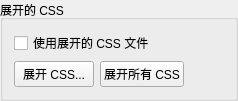
          <widget class="QGroupBox" name="groupBoxGeneratedCSS">
           <property name="title">
            <string>展开的 CSS</string>
           </property>
           <layout class="QVBoxLayout" name="verticalLayout_GeneratedCSS">
            <item>
             <widget class="QCheckBox" name="cbUseGeneratedCSS">
              <property name="toolTip">
               <string>启用后，使用预展开的 CSS 文件替代基于 INI 的样式替换。上方的样式控件将被禁用。</string>
              </property>
              <property name="text">
               <string>使用展开的 CSS 文件</string>
              </property>
             </widget>
            </item>
            <item>
             <layout class="QHBoxLayout" name="horizontalLayout_GenerateCSS">
              <item>
               <widget class="QPushButton" name="btnGenerateCSS">
                <property name="toolTip">
                 <string>使用当前设置替换所有样式变量，创建展开的 CSS 文件</string>
                </property>
                <property name="text">
                 <string>展开 CSS...</string>
                </property>
               </widget>
              </item>
              <item>
               <widget class="QPushButton" name="btnExpandAllCSS">
                <property name="toolTip">
                 <string>为所有格式（fb2、epub、txt 等）创建展开的 CSS 文件</string>
                </property>
                <property name="text">
                 <string>展开所有 CSS</string>
                </property>
               </widget>
              </item>
              <item>
               <spacer name="horizontalSpacer_GenerateCSS">
                <property name="orientation">
                 <enum>Qt::Orientation::Horizontal</enum>
                </property>
                <property name="sizeHint" stdset="0">
                 <size>
                  <width>40</width>
                  <height>20</height>
                 </size>
                </property>
               </spacer>
              </item>
             </layout>
            </item>
           </layout>
          </widget>
